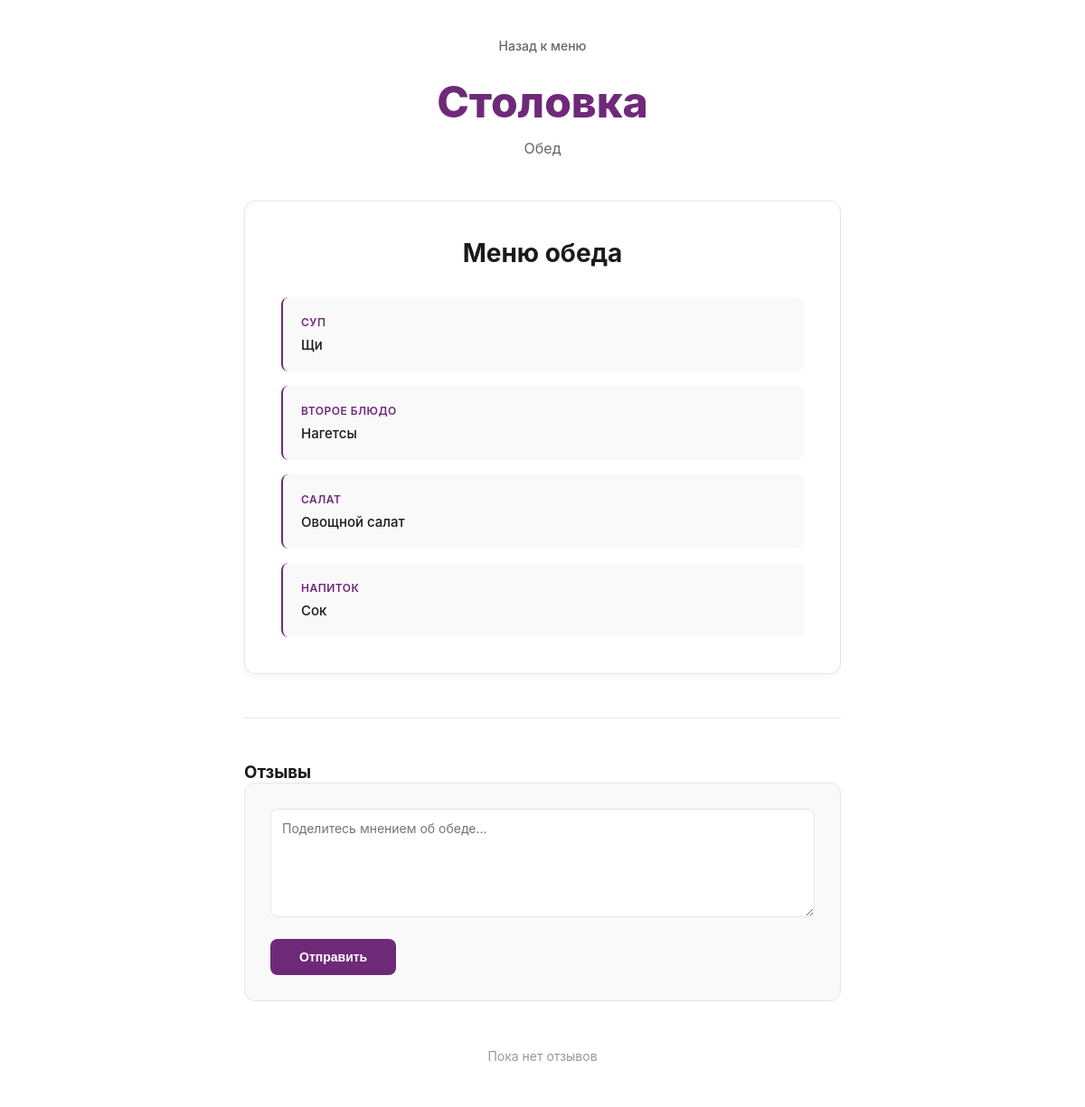
The page /menu/item/lunch/3/ on the database its author committed.
### MenuService/models.py (models this page shows, shortened)
class Lunch(models.Model):
    id = models.AutoField(unique=True, auto_created=True, primary_key=True)
    soup = models.CharField(max_length=255)
    main = models.CharField(max_length=255)
    salad = models.CharField(max_length=255)
    drink = models.CharField(max_length=255)
    calories = models.IntegerField(default=0)
    price = models.DecimalField(max_digits=5, decimal_places=2, default=0)
    contains_allergens = models.CharField(max_length=500, blank=True)

### MenuService/views.py (the view, shortened to what this page needs)
# urls.py: path('menu/item/lunch/<int:id>/', MenuViews.itemLunch, name='itemLunch'),
def itemLunch(request, id):
    lunch = get_object_or_404(Lunch, id=id)
    comments = CommentLunch.objects.filter(lunch=lunch)
    return render(request, 'itemLunch.html', {
        'lunch': lunch,
        'comments': comments
    })

### MenuService/templates/itemLunch.html (shortened to what this page needs)
{% load static %}
<!DOCTYPE html>
<html lang="ru">
<head>
    <link rel="stylesheet" href="{% static 'css/MenuService/item.css' %}">
</head>
<body>
    <div class="container">
        <header class="header">
            <a href="/menu/" class="back-link">Назад к меню</a>
            <h1 class="logo">Столовка</h1>
            <p class="week-title">Обед</p>
        </header>
        <main class="meal-detail">
            <article class="meal-card">
                <h2 class="meal-title">Меню обеда</h2>
                {% if lunch.soup or lunch.main or lunch.salad or lunch.drink %}
                    <ul class="meal-items-detail">
                        {% if lunch.soup %}
                        <li class="meal-item-detail">
                            <span class="item-label">Суп</span>
                            <span class="item-value">{{ lunch.soup }}</span>
                        </li>
                        {% endif %}
                        {% if lunch.main %}
                        <li class="meal-item-detail">
                            <span class="item-label">Второе блюдо</span>
                            <span class="item-value">{{ lunch.main }}</span>
                        </li>
                        {% endif %}
                        {% if lunch.salad %}
                        <li class="meal-item-detail">
                            <span class="item-label">Салат</span>
                            <span class="item-value">{{ lunch.salad }}</span>
                        </li>
                        {% endif %}
                        {% if lunch.drink %}
                        <li class="meal-item-detail">
                            <span class="item-label">Напиток</span>
                            <span class="item-value">{{ lunch.drink }}</span>
                        </li>
                        {% endif %}
                    </ul>
                {% else %}
                    <p class="no-menu">Меню обеда пока не установлено</p>
                {% endif %}
            </article>
        </main>
        <section class="comments-section">
            <h3 class="section-title">Отзывы</h3>
            <div class="comment-form">
                <form method="post">
                    <div class="form-group">
                        <textarea
                            name="comment"
                            placeholder="Поделитесь мнением об обеде..."
                            rows="3"
                            required
                        ></textarea>
                    </div>
                    <button type="submit" class="btn-comment">Отправить</button>
                </form>
            </div>
            {% if comments %}
                <div class="comments-list">
                    {% for comment in comments %}
                    <article class="comment-item">
                        <div class="comment-meta">
                            <time class="comment-date">{{ comment.created_at|date:"d.m.Y H:i" }}</time>
                        </div>
                        <p class="comment-text">{{ comment.text }}</p>
                    </article>
                    {% endfor %}
                </div>
            {% else %}
                <p class="no-comments">Пока нет отзывов</p>
            {% endif %}
        </section>
    </div>
</body>
</html>

### Stolovka/static/css/MenuService/item.css (style rules this page uses)
* { margin: 0; padding: 0; box-sizing: border-box; }
body { font-family: 'Inter', -apple-system, BlinkMacSystemFont, 'Segoe UI', sans-serif; background: #ffffff; min-height: 100vh; color: #1a1a1a; }
.container { max-width: 700px; margin: 0 auto; padding: 40px 20px; }
.header { text-align: center; margin-bottom: 48px; }
.back-link { display: inline-block; color: #666666; text-decoration: none; font-size: 14px; font-weight: 500; margin-bottom: 24px; transition: color 0.3s ease; }
.logo { font-size: 48px; font-weight: 800; color: #6f2979; margin-bottom: 12px; }
.week-title { font-size: 16px; color: #666666; font-weight: 400; }
.meal-detail { margin-bottom: 48px; }
.meal-card { background: #ffffff; border: 1px solid #e5e5e5; border-radius: 12px; padding: 40px; box-shadow: 0 2px 8px rgba(0, 0, 0, 0.04); transition: all 0.3s ease; }
.meal-title { font-size: 28px; font-weight: 700; color: #1a1a1a; margin-bottom: 32px; text-align: center; }
.meal-items-detail { display: flex; flex-direction: column; gap: 16px; list-style: none; }
.meal-item-detail { display: flex; flex-direction: column; gap: 8px; padding: 20px; background: #f9f9f9; border-radius: 8px; border-left: 2px solid #6f2979; transition: all 0.3s ease; }
.item-label { font-weight: 600; color: #6f2979; font-size: 12px; text-transform: uppercase; letter-spacing: 0.5px; }
.item-value { font-size: 15px; font-weight: 500; color: #1a1a1a; }
.comments-section { margin-top: 48px; padding-top: 48px; border-top: 1px solid #e5e5e5; }
.comment-form { background: #f9f9f9; border: 1px solid #e5e5e5; border-radius: 12px; padding: 28px; margin-bottom: 32px; }
.form-group { margin-bottom: 20px; }
.form-group textarea { width: 100%; min-height: 120px; padding: 12px; border: 1px solid #e5e5e5; border-radius: 8px; font-family: 'Inter', -apple-system, BlinkMacSystemFont, monospace; font-size: 14px; color: #1a1a1a; resize: vertical; transition: all 0.3s ease; }
.btn-comment { background: #6f2979; color: #ffffff; border: none; padding: 12px 32px; border-radius: 8px; font-weight: 600; cursor: pointer; font-size: 14px; transition: all 0.3s ease; }
.no-comments { text-align: center; color: #999999; padding: 20px; font-size: 14px; }

### rows shown on the page
Lunch: soup "Щи", main "Нагетсы", salad "Овощной салат", drink "Сок"
